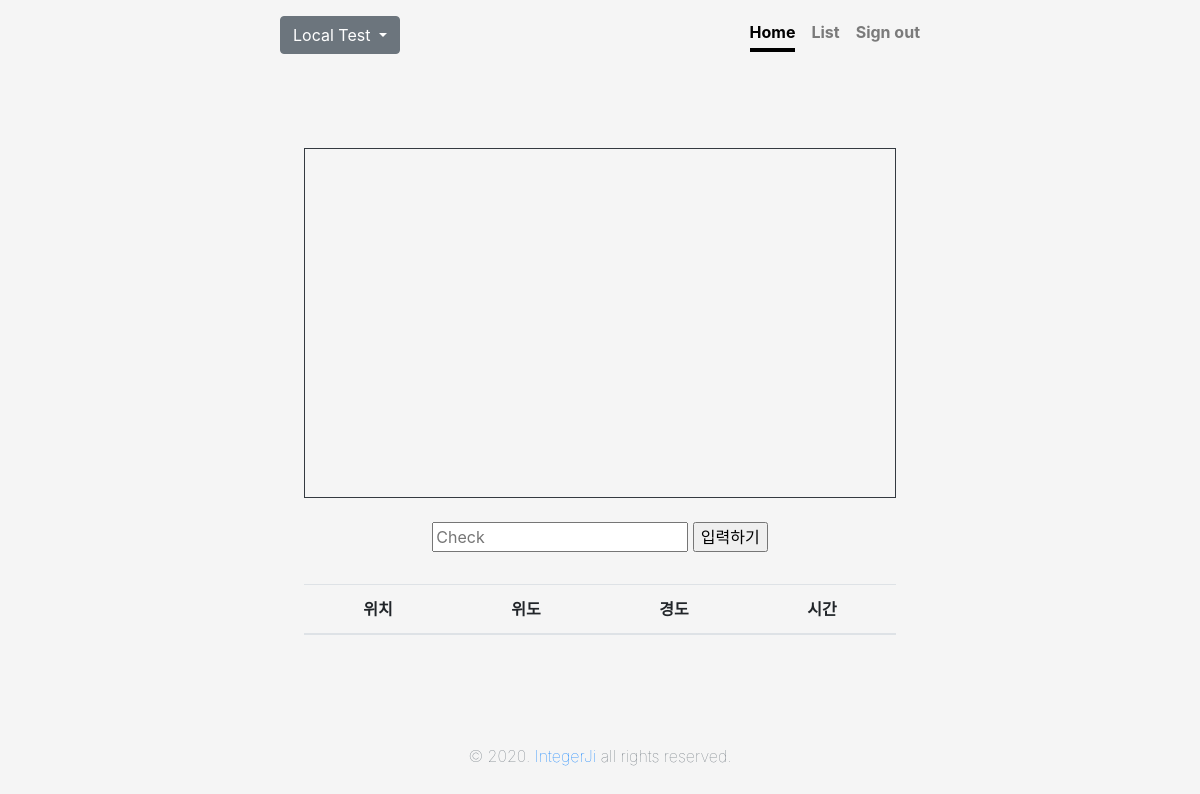
The page /app/index/ (signed in) on the database as committed earlier.
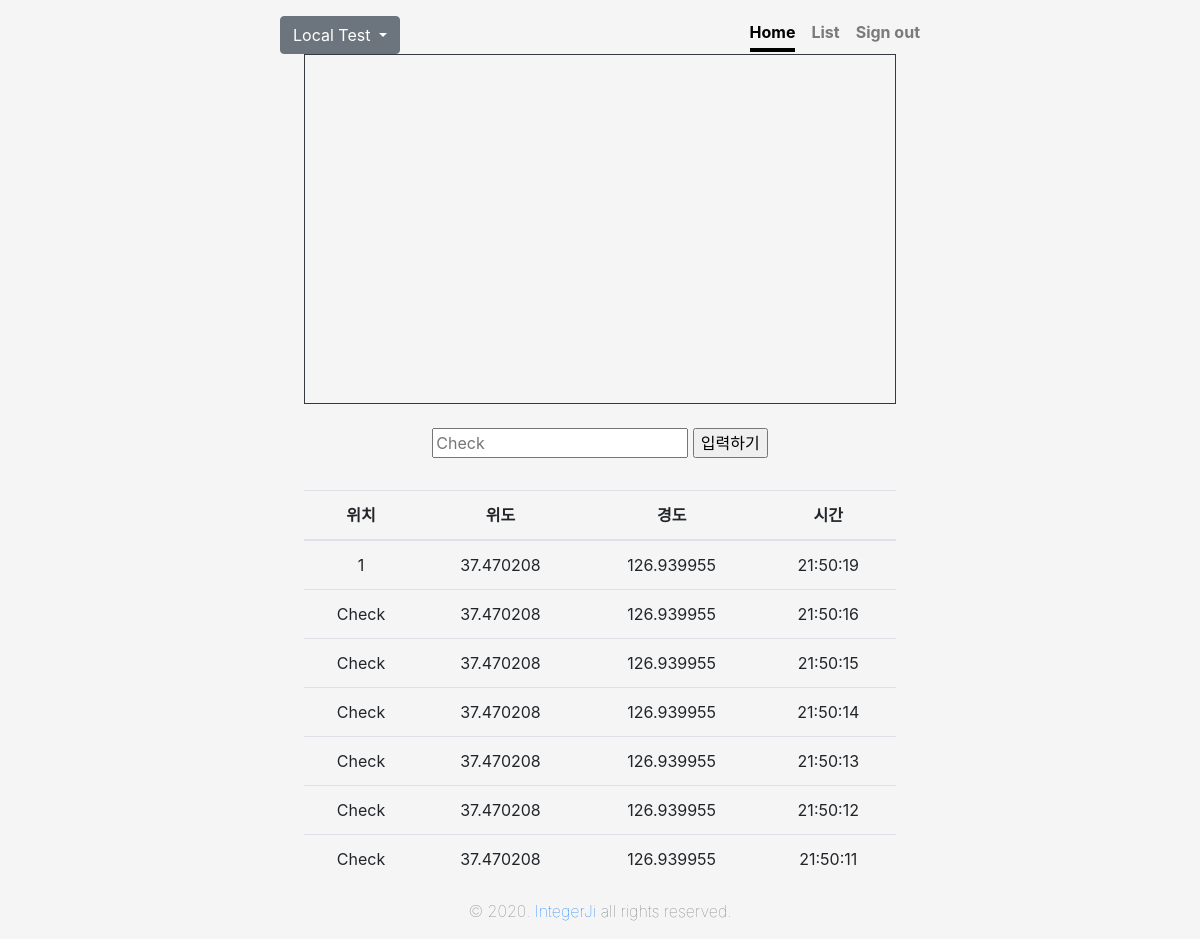
The same page on the database as committed later.
### app/models.py (models this page shows)
class Report(models.Model):
    objects = models.Manager()
    input_user = models.ForeignKey(User, on_delete = models.CASCADE)
    input_report = models.CharField(max_length=200, null = True, default='비어있음')
    input_date = models.CharField(max_length=20, default=0, null=True, blank=True)
    input_time = models.CharField(max_length=20, default=0, null=True, blank=True)
    input_lat = models.DecimalField(max_digits=9, decimal_places=6, null = True)
    input_lon = models.DecimalField(max_digits=9, decimal_places=6, null = True)

### app/views.py (the view)
# urls.py: path('index/', views.index, name='index'),
def index(request):
    today = DateFormat(datetime.now()).format('Y-m-d')
    report = Report.objects.filter(input_user=request.user,input_date=today).order_by('-id')
    API_KEY = getattr(settings, 'API_KEY', 'API_KEY')
    return render(request, 'index.html', {'report':report, 'apiKey':API_KEY})

### app/templates/index.html (shortened to what this page needs)
{% extends 'mainBase.html' %}
{% load static %}
{% block maincontent %}
<body class="text-center">
  <div class="cover-container d-flex w-100 h-100 p-3 mx-auto flex-column">
    <header class="masthead mb-auto">
      <div class="inner">
        <h3 class="masthead-brand">
          <div class="dropdown">
            <button class="btn btn-secondary dropdown-toggle" type="button" id="dropdownMenuButton" data-toggle="dropdown" aria-haspopup="true" aria-expanded="false">
              Local Test
            </button>
          </div>
        </h3>
        <nav class="nav nav-masthead justify-content-center">
          <a class="nav-link active" href="{% url 'index' %}">Home</a>
          <a class="nav-link" href="{% url 'list' %}">List</a>
          <a class="nav-link" href="{% url 'signout' %}">Sign out</a>
        </nav>
      </div>
    </header>
    <main role="main" class="inner cover">
      <div id="map" style="width:100%;height:350px;" class="border border-dark"></div>
      <br>
      <form class="form-signin" method="POST" action="{% url 'report'%}">
        <input type="text" id="input_report" name="input_report" placeholder="Check">
        <input type="button" id="btn-save" name="btn-save" value="입력하기" />
      </form>
      <br>
      <table class="table">
        <thead>
          <tr>
            <th scope="col">위치</th>
            <th scope="col">위도</th>
            <th scope="col">경도</th>
            <th scope="col">시간</th>
          </tr>
        </thead>
        <tbody id="reportTable">
          {% for report in report.all %}
          <tr>
            <td>{{ report.input_report }}</td>
            <td>{{ report.input_lat }}</td>
            <td>{{ report.input_lon }}</td>
            <td>{{ report.input_time }}</td>
          </tr>
          {% endfor %}
        </tbody>
      </table>
    </main>
    <footer class="mastfoot mt-auto">
      <div class="inner">
        <p class="text-muted font-weight-lighter">&copy; 2020. <a
            href="https://www.instagram.com/integer_ji/">IntegerJi</a> all rights reserved.</p>
      </div>
    </footer>
  </div>
</body>
{% endblock %}

### project/templates/mainBase.html (shortened to what this page needs)
{% extends 'base.html' %}
{% load static %}
{% block content %}
<link href="{% static 'css/cover.css' %}" rel="stylesheet">
</head>
{% block maincontent %}
{% endblock %}
{% endblock %}

### project/templates/base.html (shortened to what this page needs)
{% load static %}
<!doctype html>
<html lang="en">
<head>
    <link rel="stylesheet" href="https://stackpath.bootstrapcdn.com/bootstrap/4.5.2/css/bootstrap.min.css">
    <link href="{% static 'css/bootstrap.css' %}" rel="stylesheet">
{% block content %}
{% endblock %}

### app/static/css/cover.css (style rules this page uses)
html, body { height: 100%; background-color: #f5f5f5; }
body { display: -ms-flexbox; display: flex; }
.cover-container { max-width: 42em; }
.masthead { margin-bottom: 2rem; }
.masthead-brand { margin-bottom: 0; }
.nav-masthead .nav-link { padding: .25rem 0; font-weight: 700; color: rgba(0, 0, 0, .5); background-color: transparent; border-bottom: .25rem solid transparent; }
.nav-masthead .nav-link + .nav-link { margin-left: 1rem; }
.nav-masthead .active { color: #000; border-bottom-color: #000; }
@media (min-width: 48em) { .masthead-brand { float: left; } }
@media (min-width: 48em) { .nav-masthead { float: right; } }
.cover { padding: 0 1.5rem; }

Rows that differ between the two databases and show on the page:
added Report: input_report "1", input_lat "37.470208", input_lon "126.939955", input_time "21:50:19"
added Report: input_report "Check", input_lat "37.470208", input_lon "126.939955", input_time "21:50:16"
added Report: input_report "Check", input_lat "37.470208", input_lon "126.939955", input_time "21:50:15"
added Report: input_report "Check", input_lat "37.470208", input_lon "126.939955", input_time "21:50:14"
added Report: input_report "Check", input_lat "37.470208", input_lon "126.939955", input_time "21:50:13"
added Report: input_report "Check", input_lat "37.470208", input_lon "126.939955", input_time "21:50:12"
added Report: input_report "Check", input_lat "37.470208", input_lon "126.939955", input_time "21:50:11"
